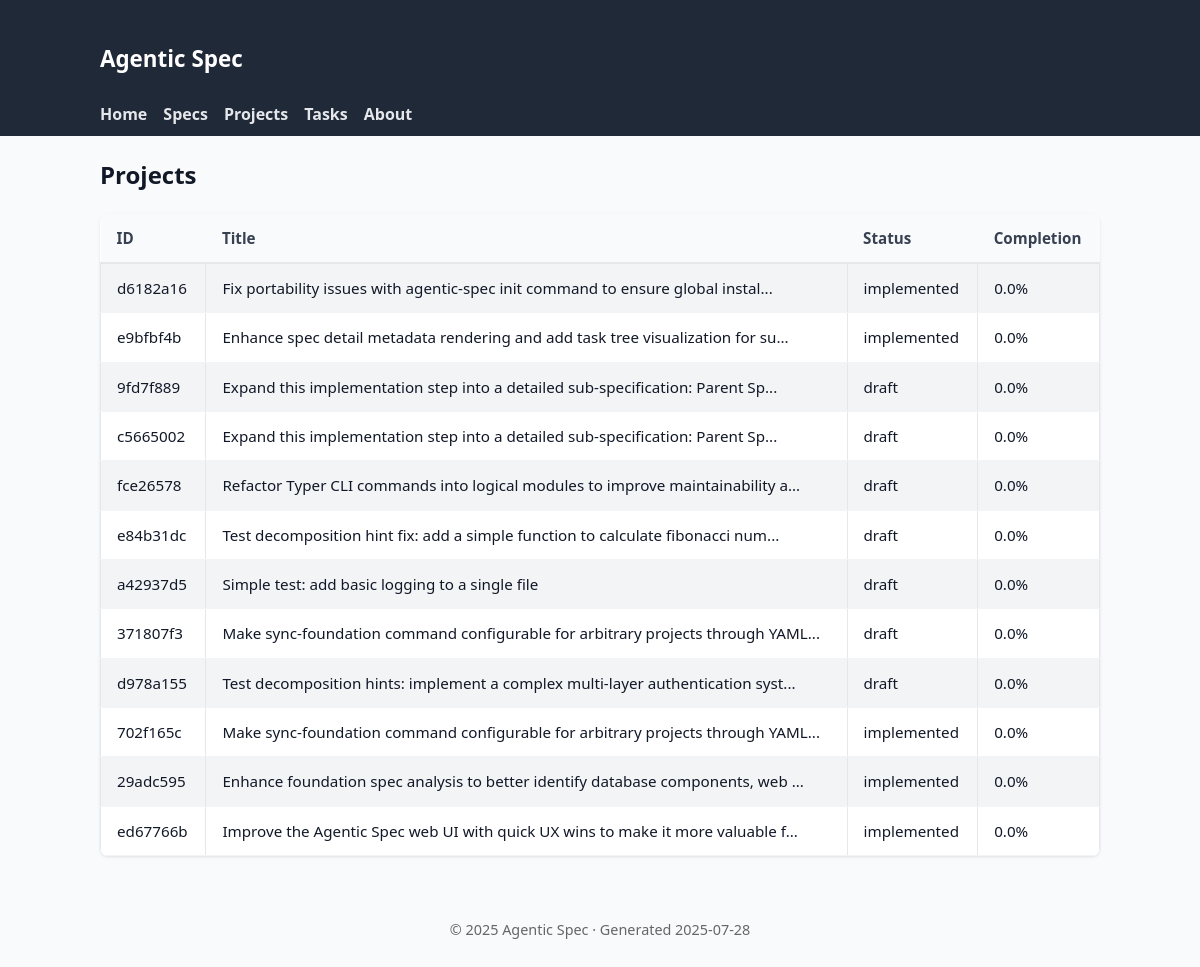
Page /projects on the earlier database version.
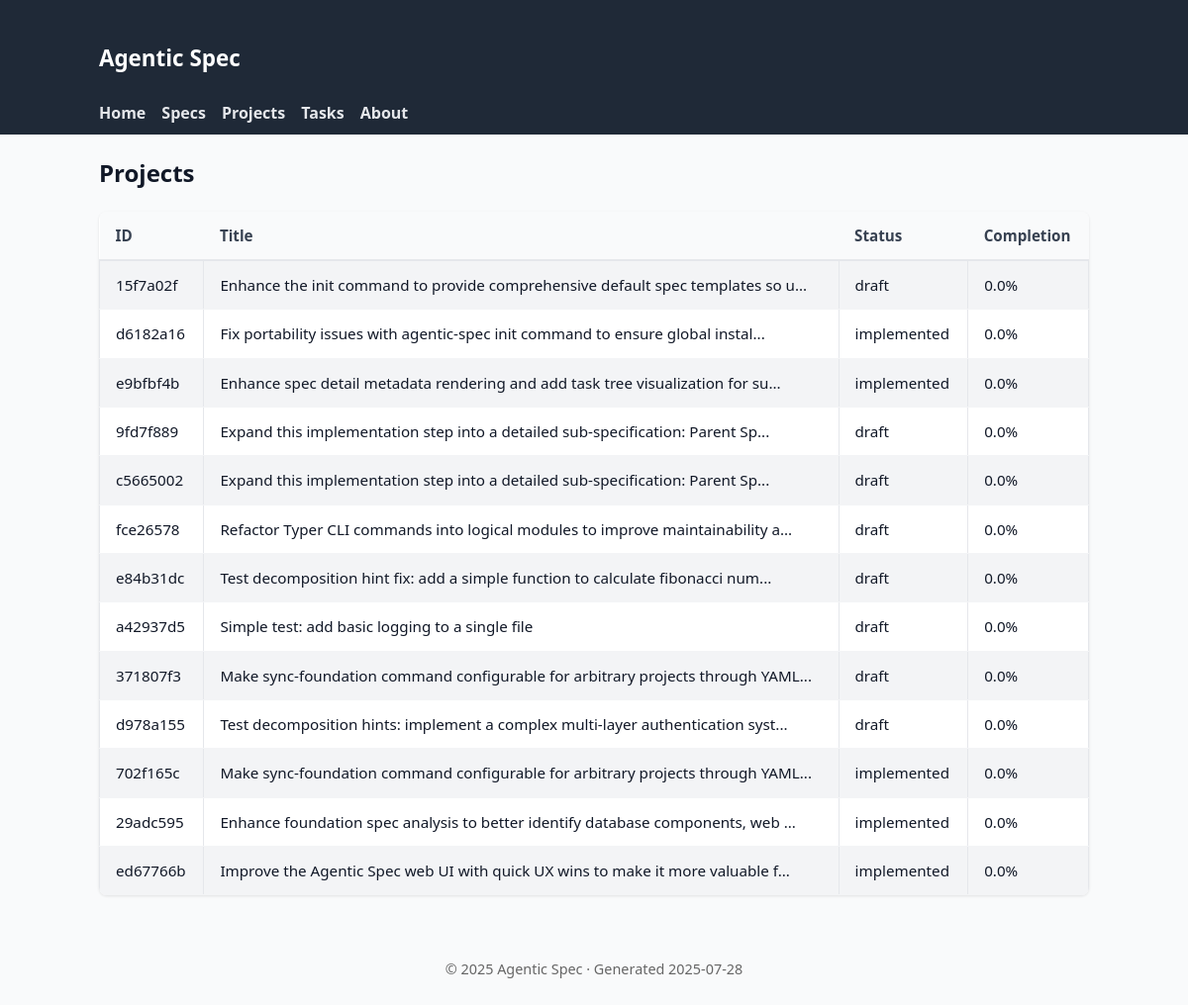
Same page on the later database version.
### tables this page shows
CREATE TABLE specifications (
                id TEXT PRIMARY KEY,
                title TEXT NOT NULL,
                inherits TEXT DEFAULT '[]',
                created TIMESTAMP NOT NULL,
                updated TIMESTAMP NOT NULL,
                version TEXT NOT NULL,
                status TEXT NOT NULL,
                parent_spec_id TEXT,
                child_spec_ids TEXT DEFAULT '[]',
                context TEXT NOT NULL,
                requirements TEXT NOT NULL,
                review_notes TEXT DEFAULT '[]',
                context_parameters TEXT,
                -- Enhanced tracking fields
                workflow_status TEXT DEFAULT 'created',
                is_completed BOOLEAN DEFAULT FALSE,
                completed_at TIMESTAMP,
                last_accessed TIMESTAMP,
                completion_percentage REAL DEFAULT 0.0,
                priority INTEGER DEFAULT 5,
                -- Lifecycle timestamps
                reviewed_at TIMESTAMP,
                approved_at TIMESTAMP,
                implemented_at TIMESTAMP,
                -- Metadata tracking
                created_by TEXT DEFAULT 'system',
                last_updated_by TEXT DEFAULT 'system',
                tags TEXT DEFAULT '[]'
            );

### agentic_spec/web_ui.py (the view)
@app.get("/projects", response_class=HTMLResponse)
async def list_projects(request: Request):
    async with await get_db_manager() as manager:
        specs = await manager.backend.list_specifications()
        projects = []
        for spec in specs:
            projects.append(
                {
                    "id": spec.id,
                    "title": spec.title,
                    "status": spec.status.value,
                    "workflow_status": spec.workflow_status.value,
                    "created": spec.created,
                    "updated": spec.updated,
                    "completion_percentage": spec.completion_percentage,
                    "is_completed": spec.is_completed,
                    "priority": spec.priority,
                    "tags": spec.tags,
                }
            )
        ctx = base_context(request, title="Projects")
        ctx["projects"] = projects
        return templates.TemplateResponse("project_list.html", ctx)

### agentic_spec/web_templates/project_list.html
{% extends 'base.html' %}
{% block content %}
<h2>Projects</h2>
<table>
  <thead>
    <tr>
      <th>ID</th>
      <th>Title</th>
      <th>Status</th>
      <th>Completion</th>
    </tr>
  </thead>
  <tbody>
    {% for p in projects %}
    <tr>
      <td><a href="/specs/{{ p.id }}">{{ p.id }}</a></td>
      <td><a href="/specs/{{ p.id }}">{{ p.title }}</a></td>
      <td><a href="/specs/{{ p.id }}">{{ p.status }}</a></td>
      <td>{{ p.completion_percentage }}%</td>
    </tr>
    {% else %}
    <tr><td colspan="4">No projects available.</td></tr>
    {% endfor %}
  </tbody>
</table>
{% endblock %}

Differences in the rows shown:
added specifications: id "15f7a02f", title "Enhance the init command to provide comprehensive default spec templates so u...", status "draft", completion_percentage "0.0"
